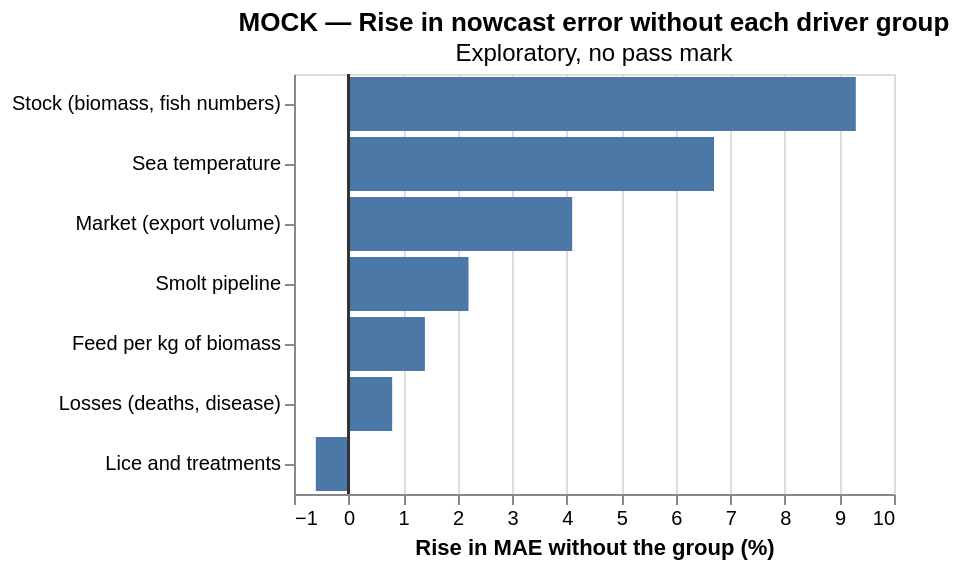

Specify this chart in Vega-Lite:
### Vega-Lite specification from a JSON file in a GitHub repository (floating-point values rounded to 4 significant figures)
{"$schema": "https://vega.github.io/schema/vega-lite/v5.20.1.json", "title": {"text": "MOCK — Rise in nowcast error without each driver group", "subtitle": "Exploratory, no pass mark"}, "width": "container", "height": {"step": 30}, "data": {"values": [{"group": "stock", "label": "Stock (biomass, fish numbers)", "columns": ["biomass_anom", "fish_stock_anom"], "mae_without": 0.1639, "increase_pct": 9.3}, {"group": "market", "label": "Market (export volume)", "columns": ["export_vol_anom"], "mae_without": 0.1561, "increase_pct": 4.1}, {"group": "pipeline", "label": "Smolt pipeline", "columns": ["smolt_pipe_anom"], "mae_without": 0.1533, "increase_pct": 2.2}, {"group": "feed", "label": "Feed per kg of biomass", "columns": ["feed_rate_anom"], "mae_without": 0.1521, "increase_pct": 1.4}, {"group": "temperature", "label": "Sea temperature", "columns": ["dd_below8", "dd_8to14", "dd_above14"], "mae_without": 0.16, "increase_pct": 6.7}, {"group": "losses", "label": "Losses (deaths, disease)", "columns": ["mortality_anom", "disease_share"], "mae_without": 0.1512, "increase_pct": 0.8}, {"group": "lice", "label": "Lice and treatments", "columns": ["mobile_anom", "treat_anom"], "mae_without": 0.1491, "increase_pct": -0.6}]}, "layer": [{"mark": "bar", "encoding": {"y": {"field": "label", "type": "nominal", "sort": "-x", "title": null}, "x": {"field": "increase_pct", "type": "quantitative", "title": "Rise in MAE without the group (%)"}}}, {"mark": {"type": "rule", "color": "#333"}, "encoding": {"x": {"datum": 0}}}]}
